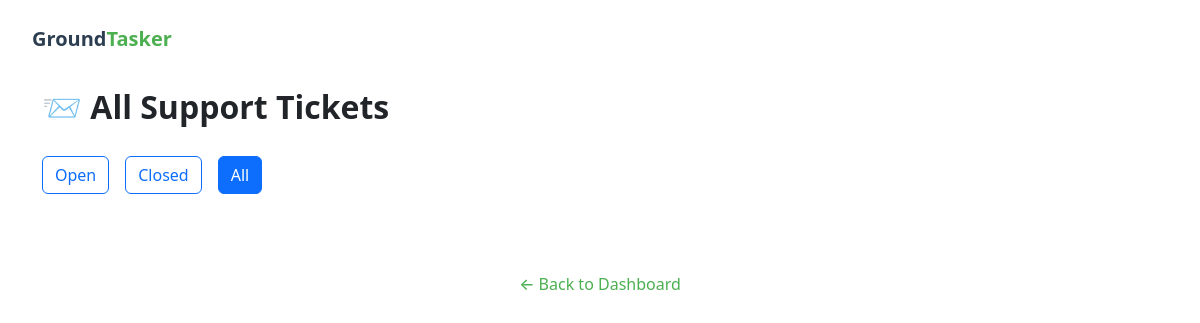
Before: /admin-dashboard/tickets/ (signed in) with the older database file.
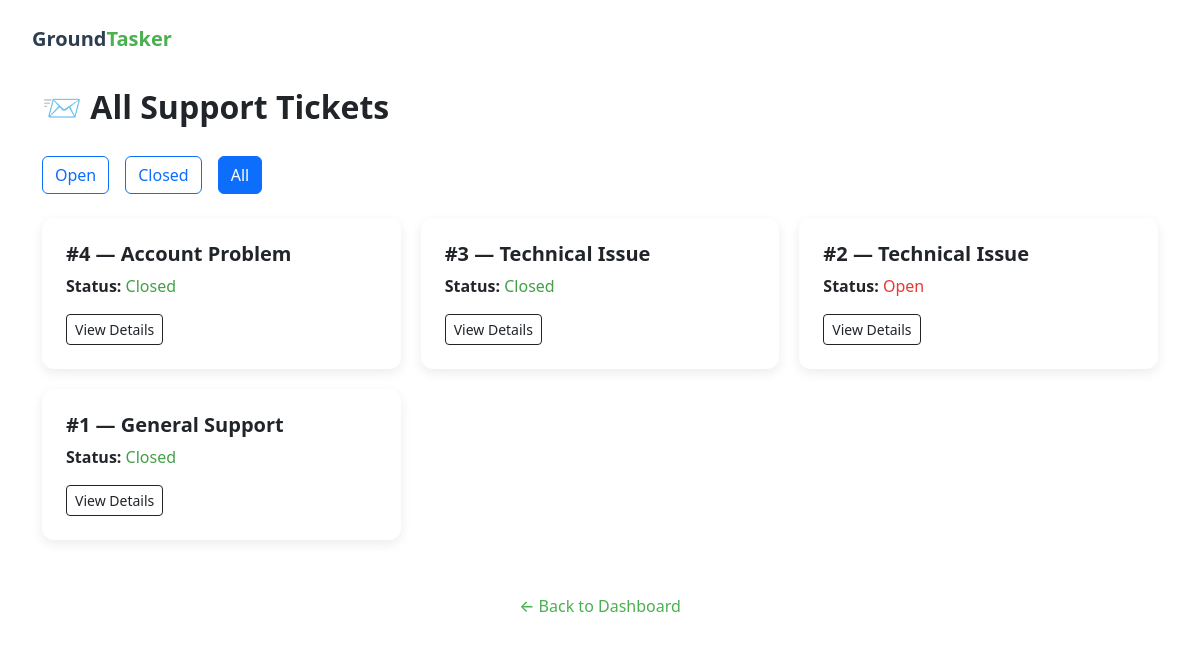
After: the same page with the newer database file.
### adminpanel/models.py (models this page shows, shortened)
class Ticket(models.Model):
    STATUS_CHOICES = [
        ('open', 'Open'),
        ('closed', 'Closed'),
    ]
    user = models.ForeignKey(User, on_delete=models.CASCADE)
    full_name = models.CharField(max_length=255)
    email = models.EmailField()
    category = models.CharField(max_length=100, default='General Support')
    message = models.TextField()
    attachment = models.FileField(upload_to='support_attachments/', blank=True, null=True)
    status = models.CharField(max_length=10, choices=STATUS_CHOICES, default='open')
    created_at = models.DateTimeField(auto_now_add=True)

### adminpanel/views.py (the view)
# urls.py: path('tickets/', admin_tickets_list, name='admin_tickets'),
@staff_member_required
def admin_tickets_list(request):
    status_filter = request.GET.get("status")
    tickets = Ticket.objects.all().order_by('-created_at')
    if status_filter in ["open", "closed"]:
        tickets = tickets.filter(status=status_filter)
    return render(request, 'admin_tickets.html', {
        'tickets': tickets,
        'current_status': status_filter
    })

### templates/admin_tickets.html (shortened to what this page needs)
{% load static %}
<!DOCTYPE html>
<html lang="en">
<head>
  <link rel="stylesheet" href="{% static 'css/admin.css' %}">
  <link rel="stylesheet" href="https://cdn.jsdelivr.net/npm/bootstrap@5.3.3/dist/css/bootstrap.min.css">
</head>
<body>
<div style="position: absolute; top: 24px; left: 32px;">
  <a href="{% url 'admin_dashboard' %}" style="font-size: 20px; font-weight: 600; text-decoration: none; color: #2c3e50;">
    Ground<span style="color: #4CAF50;">Tasker</span>
  </a>
</div>
  <div class="container py-5">
    <h1 class="admin-title">📨 All Support Tickets</h1>
    <div class="mb-4 d-flex gap-3">
        <a href="{% url 'admin_tickets' %}?status=open" class="btn {% if current_status == 'open' %}btn-primary{% else %}btn-outline-primary{% endif %}">Open</a>
        <a href="{% url 'admin_tickets' %}?status=closed" class="btn {% if current_status == 'closed' %}btn-primary{% else %}btn-outline-primary{% endif %}">Closed</a>
        <a href="{% url 'admin_tickets' %}" class="btn {% if not current_status %}btn-primary{% else %}btn-outline-primary{% endif %}">All</a>
    </div>
    <div class="admin-section">
      {% for ticket in tickets %}
        <div class="admin-card">
          <h5>#{{ ticket.id }} — {{ ticket.category }}</h5>
          <p><strong>Status:</strong>
            {% if ticket.status == "open" %}
              <span style="color: #e53935;">Open</span>
            {% else %}
              <span style="color: #43a047;">Closed</span>
            {% endif %}
          </p>
          <a class="btn btn-sm btn-outline-dark" href="{% url 'admin_ticket_detail' ticket.id %}">View Details</a>
        </div>
      {% endfor %}
    </div>
    <div class="text-center mt-4">
      <a class="back-link" href="{% url 'admin_dashboard' %}">← Back to Dashboard</a>
    </div>
  </div>
</body>
</html>

Changed rows visible on the page:
added Ticket: id "4", category "Account Problem", status "Closed"
added Ticket: id "3", category "Technical Issue", status "Closed"
added Ticket: id "2", category "Technical Issue", status "Open"
added Ticket: id "1", category "General Support", status "Closed"
